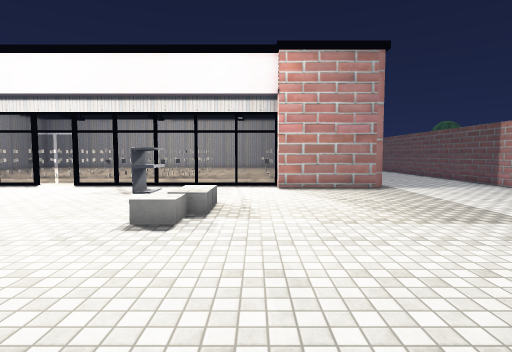
View 1 (above)

20 first-person views from a walk through a scene from a Unity 3-D project. The camera is 1.5 m above the floor, tilts 4° down and sees 80° across. Doors are open. The floor is counted in squares, 1 m on a side. Each view is taken from the middle of a square. On the plan, view 1 faces up. The plan holds only what a view shows up to about 15 squares ahead; the rest is blank. The place goes on beyond the plan. Some trees and plants on the terrain are drawn as simple stand-ins. The player is left out. Some surface patterns are stand-ins.

View 2
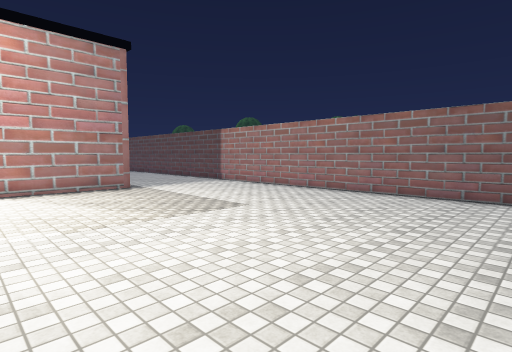

View 3
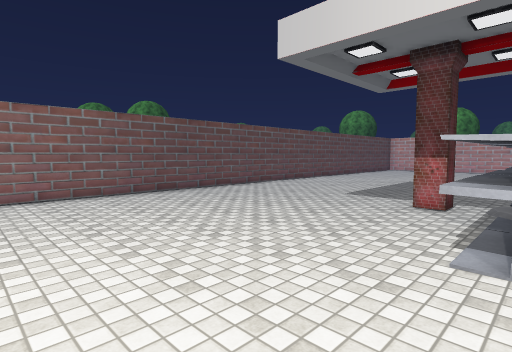

View 4
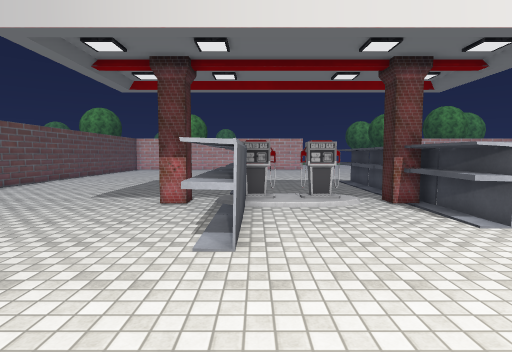

View 5
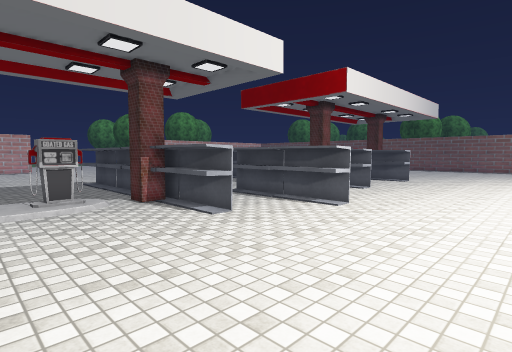

View 6
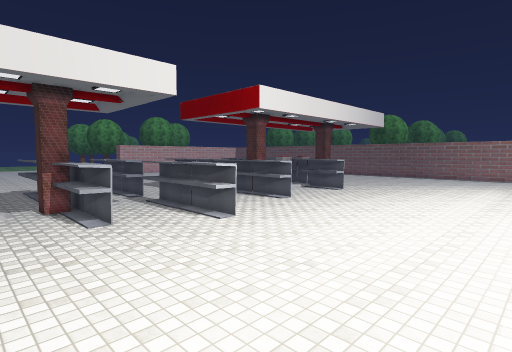

View 7
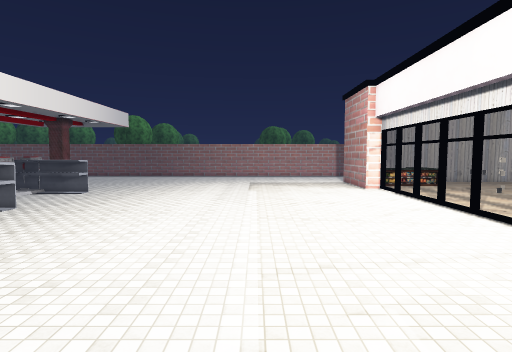

View 8
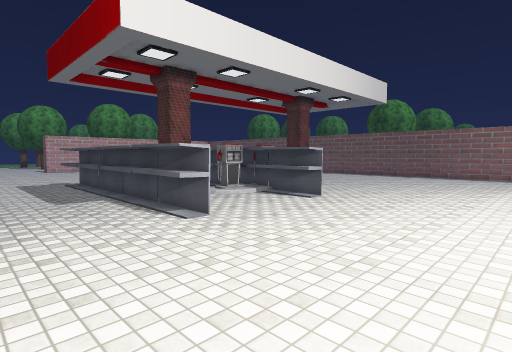

View 9
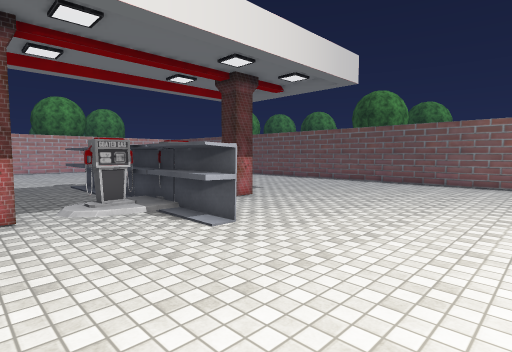

View 10
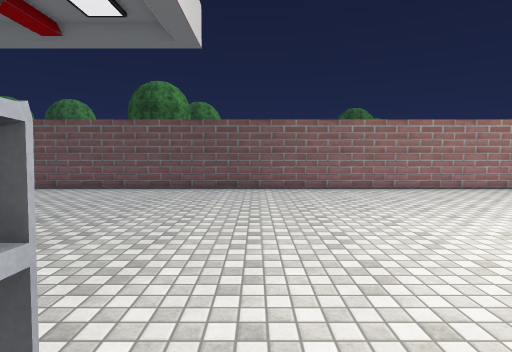

View 11
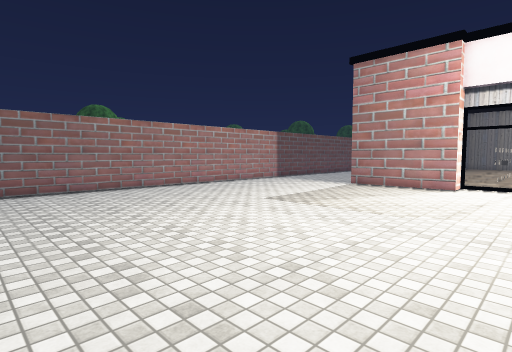

View 12
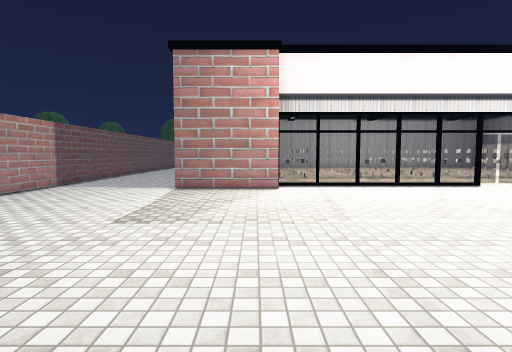

View 13
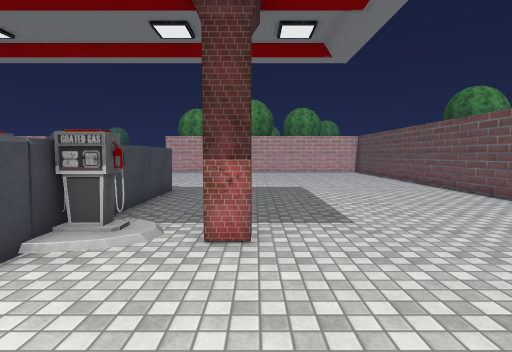

View 14
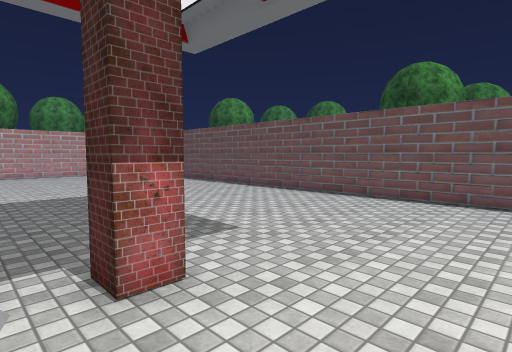

View 15
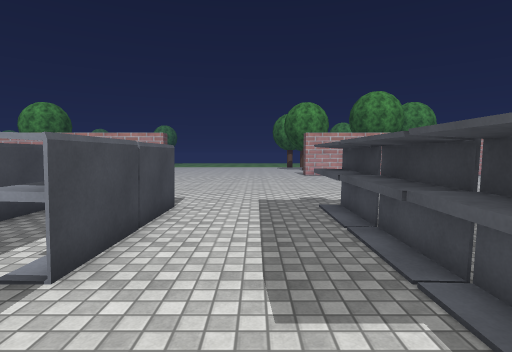

View 16
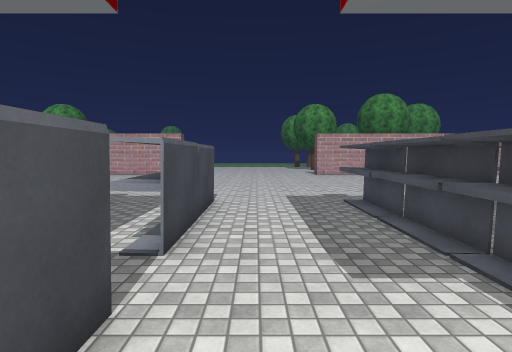

View 17
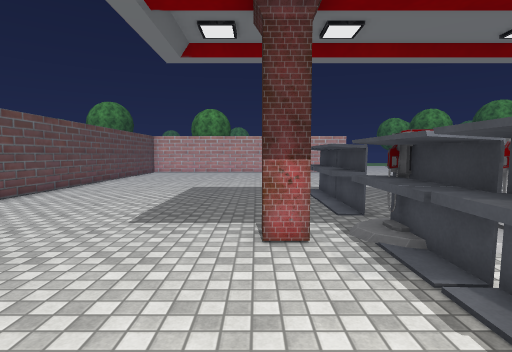

View 18
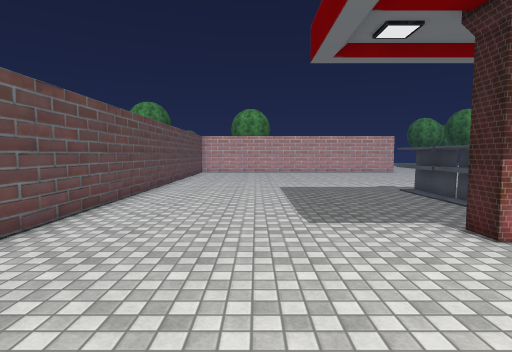

View 19
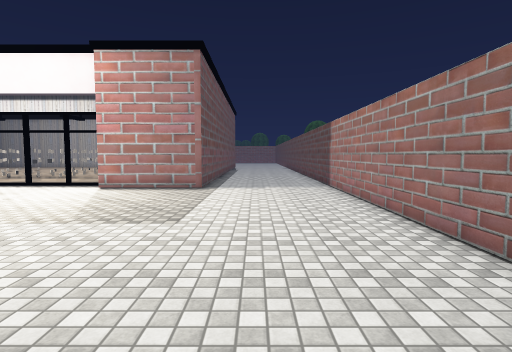

View 20
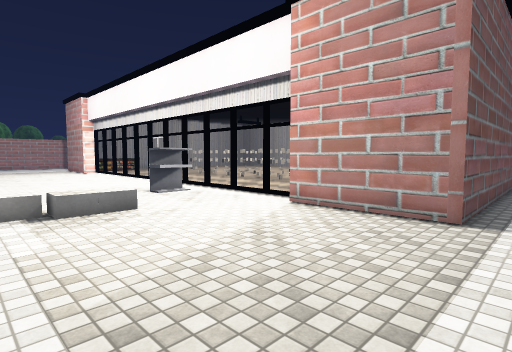

### Floor plan
Key: @ floor where view 1 was taken; # wall or solid block; . main floor; : floor 0.25 m higher than the main floor; + floor 0.5 m higher than the main floor; D open door; = window, fence, low wall or low ledge; T thing the floor can be seen under or through; O other object.
Columns run from 31 left of view 1 to 12 right of it. Each row starts with its distance up from view 1.
 15 #......    #=# ##=#=#DD # ###=#     #......#
 14 #......#####.=.==.=.=DD.=.===.=.#####......#
 13 #.........................OO...............#
 12 #.........................OO...............#
 11 #..........................................#
 10 #..........................................#
  9 #...........................  .............#
  8 #............................+.............#
  7 #............................+.............#
  6 #..........................................#
  5 #..........................................#
  4 #..........................................#
  3 #..........................................#
  2 #..........................................#
  1 #..........................................#
  0 #..............................@...........#
 -1 #.....................OO.......OO..........#
 -2 #............O....O...OO..O....OO..........#
 -3 #............O....O...OO..O....OO..........#
 -4 #............O....O...OO..O....OO..........#
 -5 #........####OT TOO...OO..OO #:OO##........#
 -6 #........####OTT OO....O. OO##:#O##........#
 -7 #............O....O...... O..  ............#
 -8 #............O....O...OO. O....OO..........#
 -9 #............O....O...OO..O....OO..........#
-10 #............O... O...O ..O. ..OO..........#
-11 #............O..  O...O ..O. ..OO..........#
-12 #............O..  O...O ..O... OO..........#
-13 #............O..  O....O..O ..  O..........#
-14 #.......... .... ....... .. .. ............#
-15 #.......... .... ....... ..    ............#

Positions as (right, up) in squares from view 1, and headings:
1: (0, 0), facing up
2: (0, 0), facing up-right
3: (0, 4), facing down-right
4: (0, 4), facing down
5: (0, 4), facing down-left
6: (-2, 7), facing down-left
7: (-2, 7), facing left
8: (-9, 4), facing down-left
9: (-14, 3), facing down-left
10: (-17, -1), facing left
11: (-17, -1), facing up-left
12: (-21, 0), facing up
13: (-22, 0), facing down
14: (-20, -2), facing down-left
15: (-11, -4), facing down
16: (-10, -3), facing down
17: (3, 0), facing down
18: (7, 0), facing down
19: (8, 0), facing up
20: (7, 6), facing up-left
